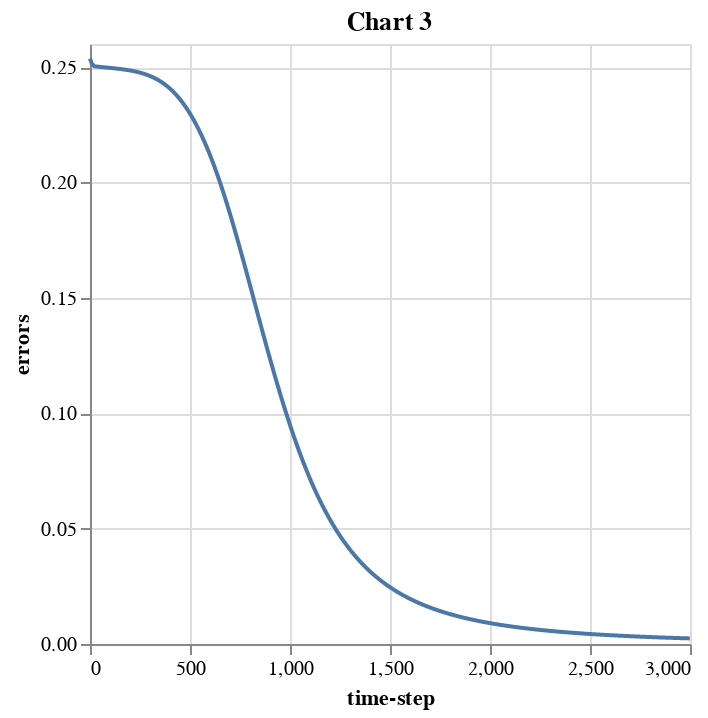

This figure's notebook cell:
### Code cell
# Inputs: XOR problem
X = np.array([[0, 0, 1, 1],
              [0, 1, 0, 1]]).T  # Shape (4, 2)
y = np.array([[0, 1, 1, 0]]).T  # Shape (4, 1)

# Convert to torch tensors
X_tensor = torch.tensor(X, dtype=torch.float32)
y_tensor = torch.tensor(y, dtype=torch.float32)

# Define the model
class SimpleNet(nn.Module):
    def __init__(self):
        super(SimpleNet, self).__init__()
        self.fc1 = nn.Linear(2, 16)
        self.fc2 = nn.Linear(16, 1)
        self.sigmoid = nn.Sigmoid()

    def forward(self, x):
        x = self.sigmoid(self.fc1(x))
        x = self.sigmoid(self.fc2(x))
        return x

model = SimpleNet()

# Loss and optimizer
criterion = nn.MSELoss()
optimizer = optim.Adam(model.parameters())

# Training loop
errors = []
epochs = 3000

for epoch in range(epochs):
    optimizer.zero_grad()
    outputs = model(X_tensor)
    loss = criterion(outputs, y_tensor)
    loss.backward()
    optimizer.step()
    errors.append(loss.item())

# Convert errors to DataFrame and plot
df2 = pd.DataFrame({"errors": errors, "time-step": np.arange(epochs)})

alt.Chart(df2).mark_line().encode(
    x="time-step",
    y="errors"
).properties(title='Chart 3')

### Figure 1 — Vega-Lite specification as saved in the notebook (floating-point values rounded to 4 significant figures; data arrays with more than 128 entries replaced by an {"elided": "..."} marker saying what was removed)
{"config": {"view": {"continuousWidth": 300, "continuousHeight": 300}}, "data": {"name": "data-ccfe705a6bcc8a586ce4c2457f1cb002"}, "mark": {"type": "line"}, "encoding": {"x": {"field": "time-step", "type": "quantitative"}, "y": {"field": "errors", "type": "quantitative"}}, "title": "Chart 3", "$schema": "https://vega.github.io/schema/vega-lite/v5.20.1.json", "datasets": {"data-ccfe705a6bcc8a586ce4c2457f1cb002": {"elided": "3000 records"}}}
